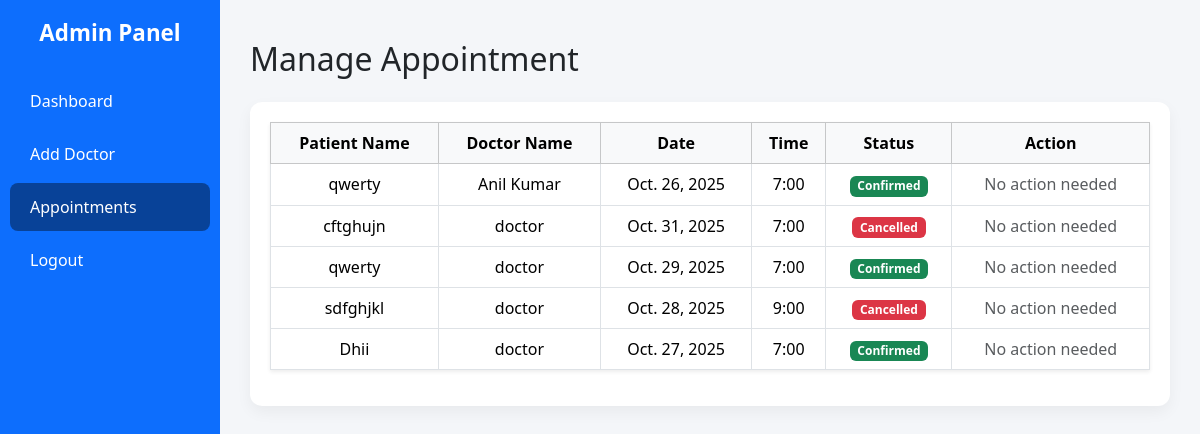
The page /manage_appointment/ (signed in) on the database its author committed.
### hospital_appointment_app/models.py (models this page shows, shortened)
class Appointment(models.Model):
    patient_name = models.CharField(max_length=25)
    doctor = models.ForeignKey(Doctor, on_delete=models.CASCADE, related_name='appointments')
    date = models.DateField()
    time_slot = models.CharField(max_length=20)
    status = models.CharField(max_length=10, choices=STATUS_CHOICES, default='Pending')
    created_at = models.DateTimeField(auto_now_add=True)

class Doctor(models.Model):
    name =  models.CharField(max_length=25)
    specialty = models.CharField(max_length=30)
    available_time = models.DateTimeField()

### hospital_appointment_app/views.py (the view)
# urls.py: path('manage_appointment/', views.manage_appointment, name='manage_appointment'),
@login_required
def manage_appointment(request):
    requests_list = Appointment.objects.all().order_by('-created_at')
    return render(request, 'manage_appointment.html', {'requests': requests_list})

### hospital_appointment_app/templates/manage_appointment.html (shortened to what this page needs)
<!DOCTYPE html>
<html lang="en">
<head>
    <link href="https://cdn.jsdelivr.net/npm/bootstrap@5.3.3/dist/css/bootstrap.min.css" rel="stylesheet">
</head>
<body>
<div class="sidebar">
    <h4>Admin Panel</h4>
    <a href="{% url 'dashboard' %}">Dashboard</a>
    <a href="{% url 'doctors' %}">Add Doctor</a>
    <a class="active" href="{% url 'manage_appointment' %}">Appointments</a>
    <a href="{% url 'logout' %}" onclick="return confirmLogout()">Logout</a>
</div>
<div class="main-content">
    <h2 class="mb-4">Manage Appointment</h2>
    <div class="table-responsive">
        <table class="table table-bordered text-center align-middle shadow-sm">
            <thead class="table-light">
                <tr>
                    <th>Patient Name</th>
                    <th>Doctor Name</th>
                    <th>Date</th>
                    <th>Time</th>
                    <th>Status</th>
                    <th>Action</th>
                </tr>
            </thead>
            <tbody>
                {% for appointment in requests %}
                <tr>
                    <td>{{ appointment.patient_name }}</td>
                    <td>{{ appointment.doctor.name }}</td>
                    <td>{{ appointment.date }}</td>
                    <td>{{ appointment.time_slot }}</td>
                    <td>
                        {% if appointment.status == 'Confirmed' %}
                            <span class="badge bg-success">Confirmed</span>
                        {% elif appointment.status == 'Cancelled' %}
                            <span class="badge bg-danger">Cancelled</span>
                        {% else %}
                            <span class="badge bg-warning text-dark">Pending</span>
                        {% endif %}
                    </td>
                    <td>
                        {% if appointment.status == 'Pending' %}
                            <a href="{% url 'approve_request' appointment.id %}" class="btn btn-success btn-sm me-1">Confirm</a>
                            <a href="{% url 'reject_request' appointment.id %}" class="btn btn-danger btn-sm">Cancel</a>
                        {% else %}
                            <span class="text-muted">No action needed</span>
                        {% endif %}
                    </td>
                </tr>
                {% empty %}
                <tr>
                    <td colspan="6" class="text-muted">No appointments found.</td>
                </tr>
                {% endfor %}
            </tbody>
        </table>
    </div>
</div>
</body>
</html>

### hospital_appointment_app/templates/manage_appointment.html (style rules this page uses)
body { min-height: 100vh; font-family: 'Segoe UI', sans-serif; background-color: #f4f6f9; margin: 0; }
.sidebar { width: 220px; height: 100vh; position: fixed; top: 0; left: 0; background-color: #0d6efd; color: #fff; padding-top: 20px; overflow-y: auto; }
.sidebar h4 { margin-bottom: 30px; font-weight: bold; text-align: center; font-size: 1.4rem; }
.sidebar a { color: #fff; display: block; padding: 12px 20px; text-decoration: none; border-radius: 8px; margin: 5px 10px; transition: 0.3s; }
.sidebar a:hover, .sidebar a.active { background-color: #084298; font-weight: 500; }
.main-content { margin-left: 220px; padding: 40px 30px; }
.main-content table th, .main-content table td { vertical-align: middle; }
.main-content table th { font-weight: 600; }
.main-content .table-responsive { background-color: #fff; padding: 20px; border-radius: 12px; box-shadow: 0 6px 15px rgba(0,0,0,0.05); }

### rows shown on the page
Appointment: patient_name "qwerty", doctor.name "Anil Kumar", date "Oct. 26, 2025", time_slot "7:00", status "Confirmed"
Appointment: patient_name "cftghujn", doctor.name "doctor", date "Oct. 31, 2025", time_slot "7:00", status "Cancelled"
Appointment: patient_name "qwerty", doctor.name "doctor", date "Oct. 29, 2025", time_slot "7:00", status "Confirmed"
Appointment: patient_name "sdfghjkl", doctor.name "doctor", date "Oct. 28, 2025", time_slot "9:00", status "Cancelled"
Appointment: patient_name "Dhii", doctor.name "doctor", date "Oct. 27, 2025", time_slot "7:00", status "Confirmed"
